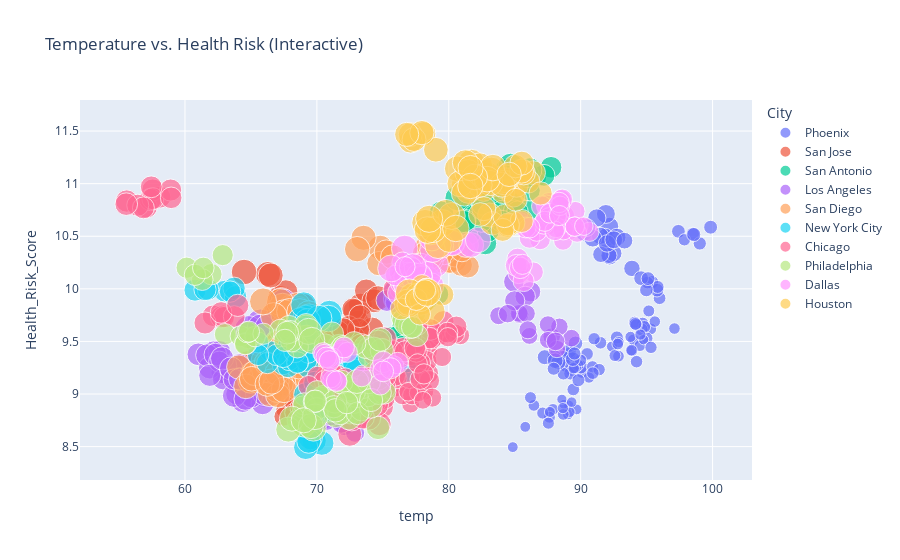

Notebook code cell kept with this figure:
### Code cell
#Plotly
fig = px.scatter(df, x='temp', y='Health_Risk_Score', color='City', size='humidity',hover_data=['datetime', 'conditions'],title="Temperature vs. Health Risk (Interactive)")
fig.show()
